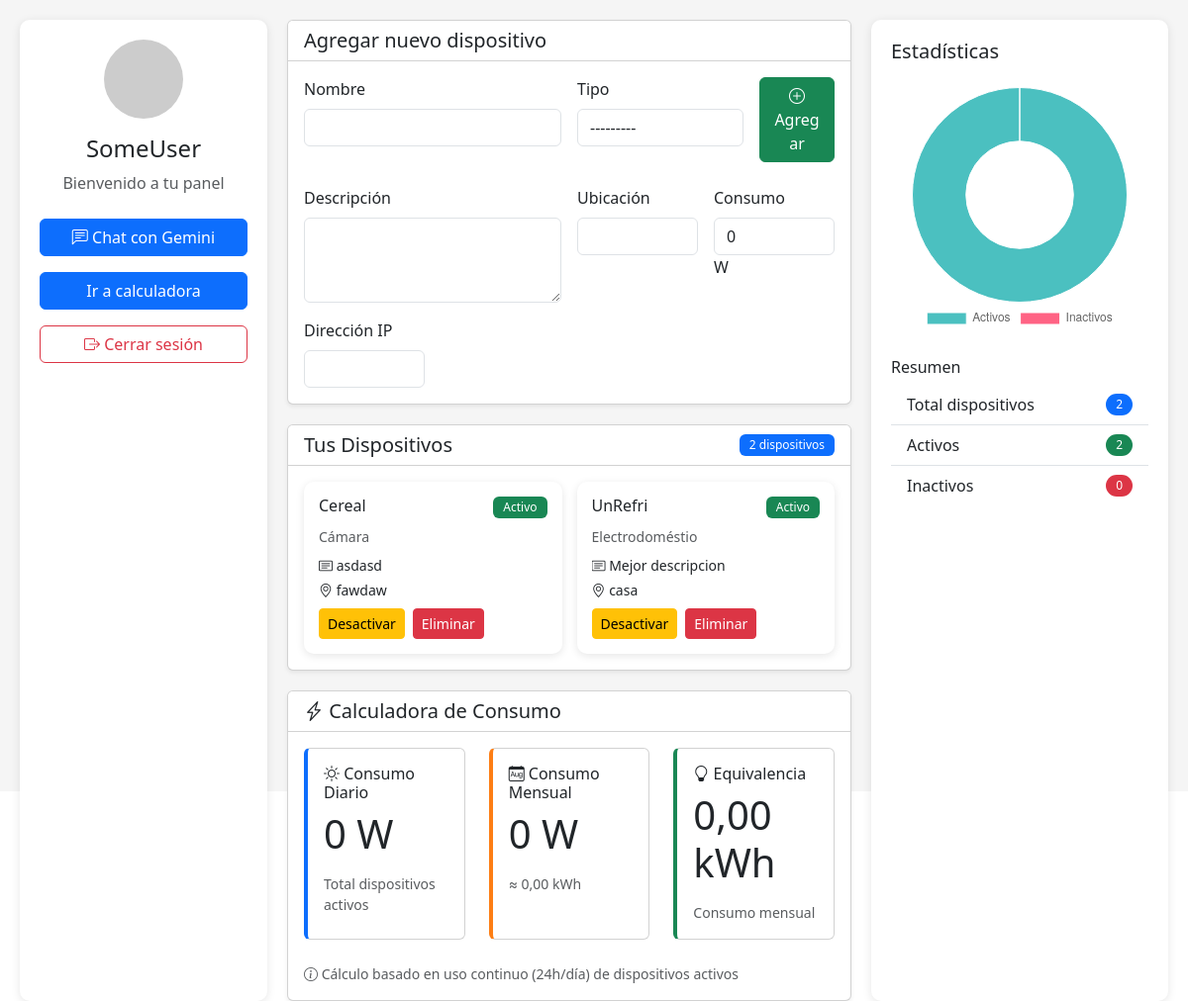
/home/ (signed in), run on an earlier commit of the app's database.
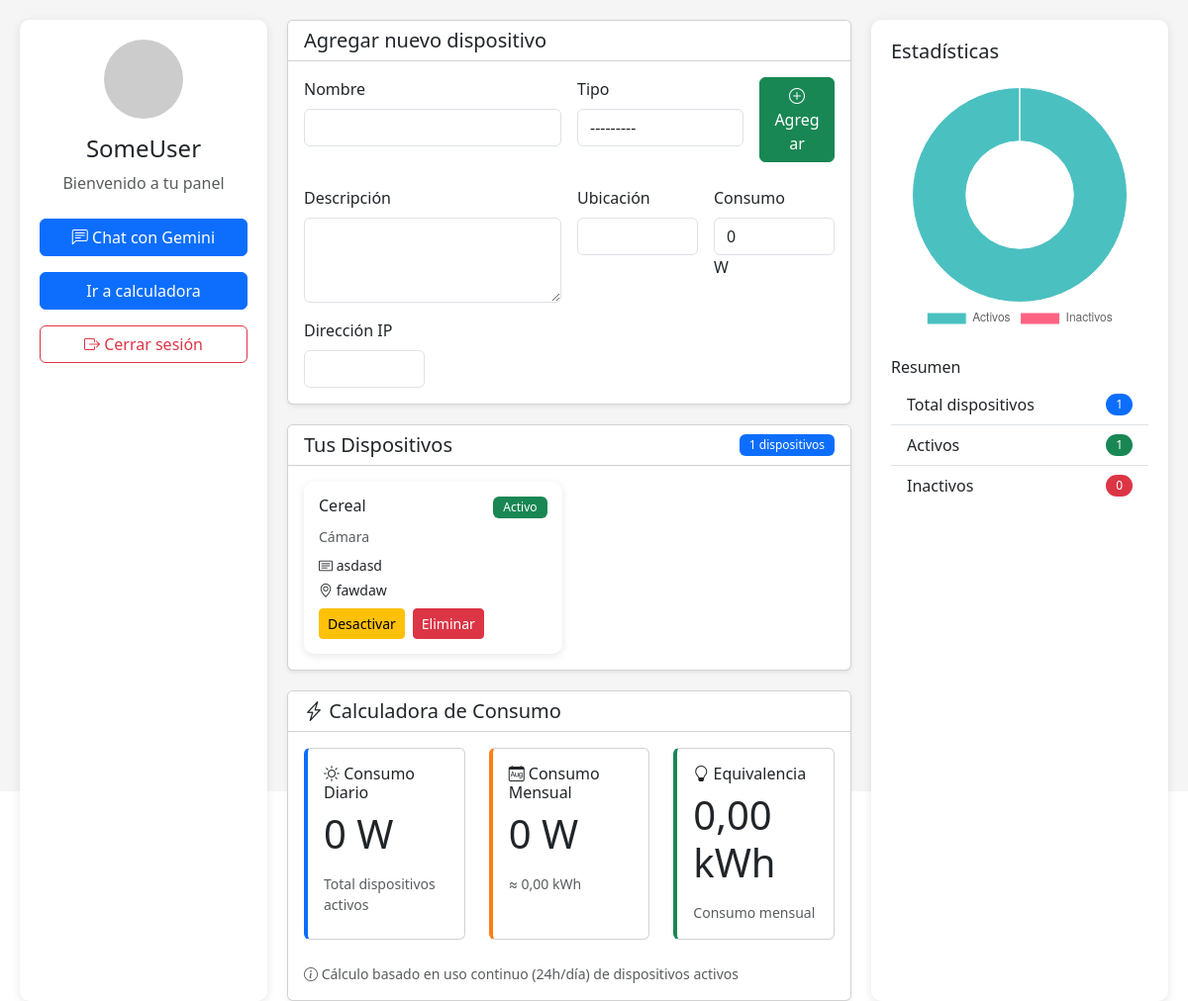
And on a later commit of the database.
### accounts/models.py (models this page shows, shortened)
class Dispositivo(models.Model):
    TIPO_CHOICES = [
        ('sensor', 'Sensor'),
        ('electronico', 'Electrónico'),
        ('camara', 'Cámara'),
        ('foco','Foco/iluminacion'),
        ('electrodomestico','Electrodoméstio'),
        ('otros', 'Otros'),
    ]
    usuario = models.ForeignKey(User, on_delete=models.CASCADE)
    nombre = models.CharField(max_length=100)
    tipo = models.CharField(max_length=50, choices=TIPO_CHOICES)
    estado = models.BooleanField(default=True)
    descripcion = models.TextField(blank=True, null=True)
    ubicacion = models.CharField(max_length=100, blank=True, null=True)
    fecha_creacion = models.DateTimeField(auto_now_add=True)
    ultima_actualizacion = models.DateTimeField(auto_now=True)
    ip_address = models.CharField(max_length=15, blank=True, null=True)
    consumo = models.IntegerField(null=True,default=0)

### accounts/views.py (the view)
# urls.py: path('home/', views.home, name='home'),
@login_required
def home(request):
    dispositivos = Dispositivo.objects.filter(usuario=request.user)
    activos = dispositivos.filter(estado=True).count()
    inactivos = dispositivos.filter(estado=False).count()
    consumo_total = {
        'diario': 0,
        'mensual': 0,
        'kwh': 0
    }
    for dispositivo in dispositivos.filter(estado=True):
        if dispositivo.consumo:
            consumo_diario = dispositivo.consumo * 24  # 24 horas al día
            consumo_total['diario'] += consumo_diario
            consumo_total['mensual'] += consumo_diario * 30  # 30 días
    consumo_total['kwh'] = consumo_total['mensual'] / 1000  # Convertir a kWh
    if request.method == 'POST':
        form = DispositivoForm(request.POST)
        if form.is_valid():
            dispositivo = form.save(commit=False)
            dispositivo.usuario = request.user
            dispositivo.save()
            return redirect('home')
    else:
        form = DispositivoForm()
    return render(request, 'home.html', {
        'dispositivos': dispositivos,
        'form': form,
        'activos': activos,
        'inactivos': inactivos,
        'consumo': consumo_total
    })

### accounts/forms.py
class DispositivoForm(forms.ModelForm):
    class Meta:
        model = Dispositivo
        fields = ['nombre', 'tipo', 'descripcion', 'ubicacion', 'ip_address','consumo']
        widgets = {
            'nombre': forms.TextInput(attrs={'class': 'form-control'}),
            'tipo': forms.Select(attrs={'class': 'form-control'}),
            'descripcion': forms.Textarea(attrs={'class': 'form-control', 'rows': 3}),
            'ubicacion': forms.TextInput(attrs={'class': 'form-control'}),
            'ip_address': forms.TextInput(attrs={'class': 'form-control'}),
            'consumo': forms.NumberInput(attrs={'class': 'form-control'})
        }

### accounts/templates/home.html (shortened to what this page needs)
<!DOCTYPE html>
<html lang="es">
<head>
    <link href="https://cdn.jsdelivr.net/npm/bootstrap@5.3.0/dist/css/bootstrap.min.css" rel="stylesheet">
    <link rel="stylesheet" href="https://cdn.jsdelivr.net/npm/bootstrap-icons@1.10.0/font/bootstrap-icons.css">
</head>
<body>
    <div class="dashboard">
        <div class="sidebar">
            <div class="profile-section mb-4 text-center">
                <img src="https://ui-avatars.com/api/?name={{ user.username }}&background=random&size=100"
                     alt="Avatar" class="rounded-circle mb-3">
                <h4>{{ user.username }}</h4>
                <p class="text-muted">Bienvenido a tu panel</p>
            </div>
            <div class="actions-section">
                <button class="btn btn-primary w-100 mb-3" data-bs-toggle="modal" data-bs-target="#geminiModal">
                    <i class="bi bi-chat-left-text"></i> Chat con Gemini
                </button>
                <form method="POST" action="{% url 'chart' %}" class="d-inline">
                    <button type="submit" class="btn btn-primary w-100 mb-3">
                         Ir a calculadora
                    </button>
                </form>
                <form method="post" action="{% url 'logout' %}" class="d-inline">
                    <button type="submit" class="btn btn-outline-danger w-100">
                        <i class="bi bi-box-arrow-right"></i> Cerrar sesión
                    </button>
                </form>
            </div>
        </div>
        <div class="main-content">
            <div class="card shadow-sm">
                <div class="card-header bg-white">
                    <h5 class="mb-0">Agregar nuevo dispositivo</h5>
                </div>
                <div class="card-body">
                    <form method="post">
                        <div class="row g-3">
                            <div class="col-md-6">
                                <label class="form-label">Nombre</label>
                                {{ form.nombre }}
                            </div>
                            <div class="col-md-4">
                                <label class="form-label">Tipo</label>
                                {{ form.tipo }}
                            </div>
                            <div class="col-md-2 d-flex align-items-end">
                                <button type="submit" class="btn btn-success w-100">
                                    <i class="bi bi-plus-circle"></i> Agregar
                                </button>
                            </div>
                        </div>
                        <div class="row g-3 mt-2">
                            <div class="col-md-6">
                                <label class="form-label">Descripción</label>
                                {{ form.descripcion }}
                            </div>
                            <div class="col-md-3">
                                <label class="form-label">Ubicación</label>
                                {{ form.ubicacion }}
                            </div>
                            <div class="col-md-3">
                                <label class="form-label">Consumo</label>
                                {{ form.consumo }} W
                            </div>
                            <div class="col-md-3">
                                <label class="form-label">Dirección IP</label>
                                {{ form.ip_address }}
                            </div>
                        </div>
                    </form>
                </div>
            </div>
            <div class="card shadow-sm">
                <div class="card-header bg-white d-flex justify-content-between align-items-center">
                    <h5 class="mb-0">Tus Dispositivos</h5>
                    <span class="badge bg-primary">{{ dispositivos.count }} dispositivos</span>
                </div>
                <div class="card-body">
                    {% if dispositivos %}
                    <div class="devices-grid">
                        {% for dispositivo in dispositivos %}
                        <div class="device-card" data-device-id="{{ dispositivo.id }}" onclick="showDeviceDetails({{ dispositivo.id }})">
                            <div class="d-flex justify-content-between align-items-start mb-2">
                                <h6 class="mb-0">{{ dispositivo.nombre }}</h6>
                                <span class="badge bg-{% if dispositivo.estado %}success{% else %}danger{% endif %}">
                                    {% if dispositivo.estado %}Activo{% else %}Inactivo{% endif %}
                                </span>
                            </div>
                            <p class="text-muted small mb-2">{{ dispositivo.get_tipo_display }}</p>
                            <p class="small text-truncate mb-1" title="{{ dispositivo.descripcion|default:'Sin descripción' }}">
                                <i class="bi bi-card-text"></i> {{ dispositivo.descripcion|default:"Sin descripción"|truncatechars:30 }}
                            </p>
                            <p class="small mb-1"><i class="bi bi-geo-alt"></i> {{ dispositivo.ubicacion|default:"Sin ubicación" }}</p>
                            <div class="d-flex gap-2 mt-2">
                                <button onclick="event.stopPropagation(); toggleDevice({{ dispositivo.id }})"
                                        class="btn btn-sm btn-{% if dispositivo.estado %}warning{% else %}success{% endif %}">
                                    {% if dispositivo.estado %}Desactivar{% else %}Activar{% endif %}
                                </button>
                                <a href="{% url 'eliminar_dispositivo' dispositivo.id %}"
                                   class="btn btn-sm btn-danger" onclick="return confirm('¿Estás seguro?')">
                                    Eliminar
                                </a>
                            </div>
                        </div>
                        {% endfor %}
                    </div>
                    {% else %}
                    <div class="text-center py-4">
                        <i class="bi bi-devices" style="font-size: 3rem; color: #6c757d;"></i>
                        <p class="mt-3">No tienes dispositivos registrados</p>
                    </div>
                    {% endif %}
                </div>
            </div>
            <div class="card shadow-sm">
                <div class="card-header bg-white">
                    <h5 class="mb-0"><i class="bi bi-lightning-charge"></i> Calculadora de Consumo</h5>
                </div>
                <div class="card-body">
                    <div class="row">
                        <div class="col-md-4 mb-3">
                            <div class="card consumo-card consumo-diario h-100">
                                <div class="card-body">
                                    <h6 class="card-title"><i class="bi bi-sun"></i> Consumo Diario</h6>
                                    <p class="display-6">{{ consumo.diario|floatformat:"0" }} W</p>
                                    <p class="text-muted small mb-0">Total dispositivos activos</p>
                                </div>
                            </div>
                        </div>
                        <div class="col-md-4 mb-3">
                            <div class="card consumo-card consumo-mensual h-100">
                                <div class="card-body">
                                    <h6 class="card-title"><i class="bi bi-calendar-month"></i> Consumo Mensual</h6>
                                    <p class="display-6">{{ consumo.mensual|floatformat:"0" }} W</p>
                                    <p class="text-muted small mb-0">≈ {{ consumo.kwh|floatformat:"2" }} kWh</p>
                                </div>
                            </div>
                        </div>
                        <div class="col-md-4 mb-3">
                            <div class="card consumo-card consumo-kwh h-100">
                                <div class="card-body">
                                    <h6 class="card-title"><i class="bi bi-lightbulb"></i> Equivalencia</h6>
                                    <p class="display-6">{{ consumo.kwh|floatformat:"2" }} kWh</p>
                                    <p class="text-muted small mb-0">Consumo mensual</p>
                                </div>
                            </div>
                        </div>
                    </div>
                    <p class="text-muted small mt-2 mb-0">
                        <i class="bi bi-info-circle"></i> Cálculo basado en uso continuo (24h/día) de dispositivos activos
                    </p>
                </div>
            </div>
        </div>
        <div class="graph-container">
            <h5 class="mb-4">Estadísticas</h5>
            <div style="height: 250px;">
                <canvas id="deviceChart"></canvas>
            </div>
            <div class="mt-4">
                <h6>Resumen</h6>
                <ul class="list-group list-group-flush">
                    <li class="list-group-item d-flex justify-content-between align-items-center">
                        Total dispositivos
                        <span class="badge bg-primary rounded-pill">{{ dispositivos.count }}</span>
                    </li>
                    <li class="list-group-item d-flex justify-content-between align-items-center">
                        Activos
                        <span class="badge bg-success rounded-pill">{{ activos }}</span>
                    </li>
                    <li class="list-group-item d-flex justify-content-between align-items-center">
                        Inactivos
                        <span class="badge bg-danger rounded-pill">{{ inactivos }}</span>
                    </li>
                </ul>
            </div>
        </div>
    </div>
</body>
</html>

### accounts/templates/home.html (style rules this page uses)
.dashboard { display: grid; grid-template-columns: 250px 1fr 300px; gap: 20px; height: 100vh; padding: 20px; background-color: #f5f5f5; }
.sidebar { background: #ffffff; padding: 20px; border-radius: 10px; box-shadow: 0 2px 10px rgba(0,0,0,0.1); }
.main-content { display: flex; flex-direction: column; gap: 20px; }
.devices-grid { display: grid; grid-template-columns: repeat(auto-fill, minmax(220px, 1fr)); gap: 15px; }
.device-card { background: white; border-radius: 10px; padding: 15px; box-shadow: 0 2px 8px rgba(0,0,0,0.1); transition: all 0.3s ease; cursor: pointer; }
.graph-container { background: white; border-radius: 10px; padding: 20px; box-shadow: 0 2px 10px rgba(0,0,0,0.1); }
.badge { font-weight: 500; padding: 5px 10px; }
.consumo-card { border-left: 4px solid; }
.consumo-diario { border-left-color: #0d6efd; }
.consumo-mensual { border-left-color: #fd7e14; }
.consumo-kwh { border-left-color: #198754; }

What changed in the data, as far as the page shows it:
removed Dispositivo: nombre "UnRefri", estado "Activo", tipo "Electrodoméstio", descripcion "Mejor descripcion", ubicacion "casa"
Also different on the page:
{{ dispositivos.count }}: "2" → "1"
{{ activos }}: "2" → "1"
